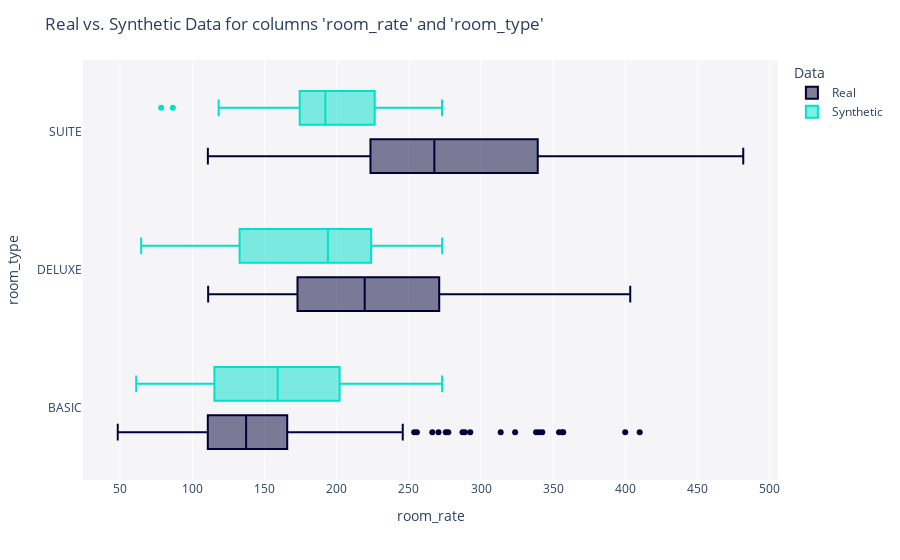

Notebook source saved alongside this figure:
### Markdown cell above
We can also visualize in 2D, comparing the correlations of a pair of columns.

### Code cell
fig = get_column_pair_plot(
    real_data=real_data,
    synthetic_data=synthetic_data,
    column_names=['room_rate', 'room_type'],
    table_name='guests',
    metadata=metadata
)

fig.show()

### Figure 1 — Plotly figure (JSON) as saved in the notebook; plotly's stock layout.template omitted (floating-point values rounded to 4 significant figures; data arrays with more than 128 entries replaced by an {"elided": "..."} marker saying what was removed)
{"data": [{"alignmentgroup": "True", "hovertemplate": "Data=Real<br>room_rate=%{x}<br>room_type=%{y}<extra></extra>", "legendgroup": "Real", "marker": {"color": "#000036"}, "name": "Real", "notched": false, "offsetgroup": "Real", "orientation": "h", "showlegend": true, "type": "box", "x": {"elided": "658 float values"}, "x0": " ", "xaxis": "x", "y": {"elided": "658 str values"}, "y0": " ", "yaxis": "y"}, {"alignmentgroup": "True", "hovertemplate": "Data=Synthetic<br>room_rate=%{x}<br>room_type=%{y}<extra></extra>", "legendgroup": "Synthetic", "marker": {"color": "#01E0C9"}, "name": "Synthetic", "notched": false, "offsetgroup": "Synthetic", "orientation": "h", "showlegend": true, "type": "box", "x": {"elided": "1547 float values"}, "x0": " ", "xaxis": "x", "y": {"elided": "1547 str values"}, "y0": " ", "yaxis": "y"}], "layout": {"boxmode": "group", "legend": {"title": {"text": "Data"}, "tracegroupgap": 0}, "margin": {"t": 60}, "plot_bgcolor": "#F5F5F8", "title": {"text": "Real vs. Synthetic Data for columns 'room_rate' and 'room_type'"}, "xaxis": {"anchor": "y", "domain": [0, 1], "title": {"text": "room_rate"}}, "yaxis": {"anchor": "x", "domain": [0, 1], "title": {"text": "room_type"}}}}
